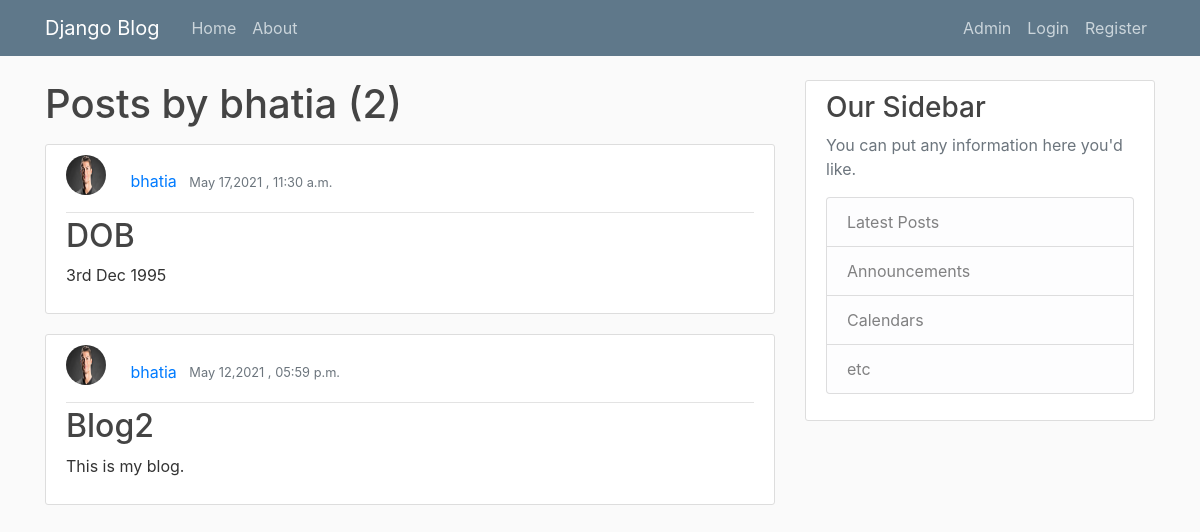
The app's page /user/bhatia/ with its own data.
### blog/models.py (models this page shows, shortened)
class Post(models.Model):
    title= models.CharField(max_length=100)
    content = models.TextField()
    date_posted = models.DateTimeField(default=timezone.now)
    author= models.ForeignKey(User, on_delete=models.CASCADE)

### user/models.py (models this page shows, shortened)
class Profile(models.Model):
    user = models.OneToOneField(User, on_delete=models.CASCADE)
    image = models.ImageField(default='default.jpg', upload_to ='profile_pics')

### blog/views.py (the view)
# urls.py: path('user/<str:username>/', UserPostListView.as_view(), name = 'user-posts'),
class UserPostListView(ListView):
    model = Post
    template_name = 'blog/user_posts.html'
    context_object_name =  'posts'
    ordering = ['-date_posted']
    paginate_by = 2
    def get_queryset(self):
        user = get_object_or_404(User, username = self.kwargs.get('username'))
        return Post.objects.filter(author = user).order_by('-date_posted')

### blog/templates/blog/user_posts.html (shortened to what this page needs)
{% extends 'blog/base.html' %}
{% block content %}
        <h1 class = 'mb-3'>Posts by {{ view.kwargs.username }} ({{ page_obj.paginator.count }})</h1>
 {% for post in posts %}
     <article class="media content-section">
    <div class="media-body">
      <div class="article-metadata">
      <img style = 'width:40px; height:40px' src="{{ post.author.profile.image.url }}" class="rounded-circle account-img">
        <a class="mr-2" href="{% url 'user-posts' post.author.username %}">{{ post.author }}</a>
        <small class="text-muted">{{ post.date_posted|date:"F d,Y , h:i a" }}</small>
      </div>
      <h2><a class="article-title" href="{% url 'post-detail' post.id %}">{{ post.title }}</a></h2>
      <p class="article-content">{{ post.content }}</p>
    </div>
    </article>
 {% endfor %}
{% endblock content %}

### blog/templates/blog/base.html (shortened to what this page needs)
{% load static %}
<html>
<head>
     <link rel="stylesheet" href="https://maxcdn.bootstrapcdn.com/bootstrap/4.0.0/css/bootstrap.min.css">
    <link rel = "stylesheet" type = "text/css" href = "{% static 'blog/main.css' %}">
 </head>
 <body bgcolor ="cyan">
 <header class="site-header">
        <nav class="navbar navbar-expand-md navbar-dark bg-steel fixed-top">
          <div class="container">
            <a class="navbar-brand mr-4" href="/">Django Blog</a>
            <div class="collapse navbar-collapse" id="navbarToggle">
              <div class="navbar-nav mr-auto">
                <a class="nav-item nav-link" href="{% url 'blog-home' %}">Home</a>
                <a class="nav-item nav-link" href="/about">About</a>
              </div>
              <div class="navbar-nav">
                <a class="nav-item nav-link" href="/admin">Admin</a>
                {% if user.is_authenticated %}
                <a class="nav-item nav-link" href="{% url 'post-create' %} ">New Post</a>
                <a class="nav-item nav-link" href="{% url 'profile' %} ">Profile</a>
                <a class="nav-item nav-link" href="{% url 'logout' %} ">Logout</a>
                {% else %}
                <a class="nav-item nav-link" href="{% url 'login' %} ">Login</a>
                <a class="nav-item nav-link" href="/register">Register</a>
                {% endif %}
              </div>
            </div>
          </div>
        </nav>
      </header>
      <main role="main" class="container">
        <div class="row">
          <div class="col-md-8">
            {% block content %}{% endblock %}
          </div>
          <div class="col-md-4">
            <div class="content-section">
              <h3>Our Sidebar</h3>
              <p class='text-muted'>You can put any information here you'd like.
                <ul class="list-group">
                  <li class="list-group-item list-group-item-light">Latest Posts</li>
                  <li class="list-group-item list-group-item-light">Announcements</li>
                  <li class="list-group-item list-group-item-light">Calendars</li>
                  <li class="list-group-item list-group-item-light">etc</li>
                </ul>
              </p>
            </div>
          </div>
        </div>
      </main>
 </body>
 </html>

### blog/static/blog/main.css (style rules this page uses)
body { background: #fafafa; color: #333333; margin-top: 5rem; }
h1, h2, h3, h4, h5, h6 { color: #444444; }
ul { margin: 0; }
.bg-steel { background-color: #5f788a; }
.site-header .navbar-nav .nav-link { color: #cbd5db; }
.content-section { background: #ffffff; padding: 10px 20px; border: 1px solid #dddddd; border-radius: 3px; margin-bottom: 20px; }
.article-title { color: #444444; }
.article-content { white-space: pre-line; }
.article-metadata { padding-bottom: 1px; margin-bottom: 4px; border-bottom: 1px solid #e3e3e3 }
.account-img { height: 125px; width: 125px; margin-right: 20px; margin-bottom: 16px; }

### records on screen
Post: author.profile.image (placeholder picture), author "bhatia", date_posted "May 17,2021 , 11:30 a.m.", title "DOB", content "3rd Dec 1995"
Post: author.profile.image (placeholder picture), author "bhatia", date_posted "May 12,2021 , 05:59 p.m.", title "Blog2", content "This is my blog."

### other values on screen
{{ view.kwargs.username }} "bhatia"
{{ page_obj.paginator.count }} "2"
